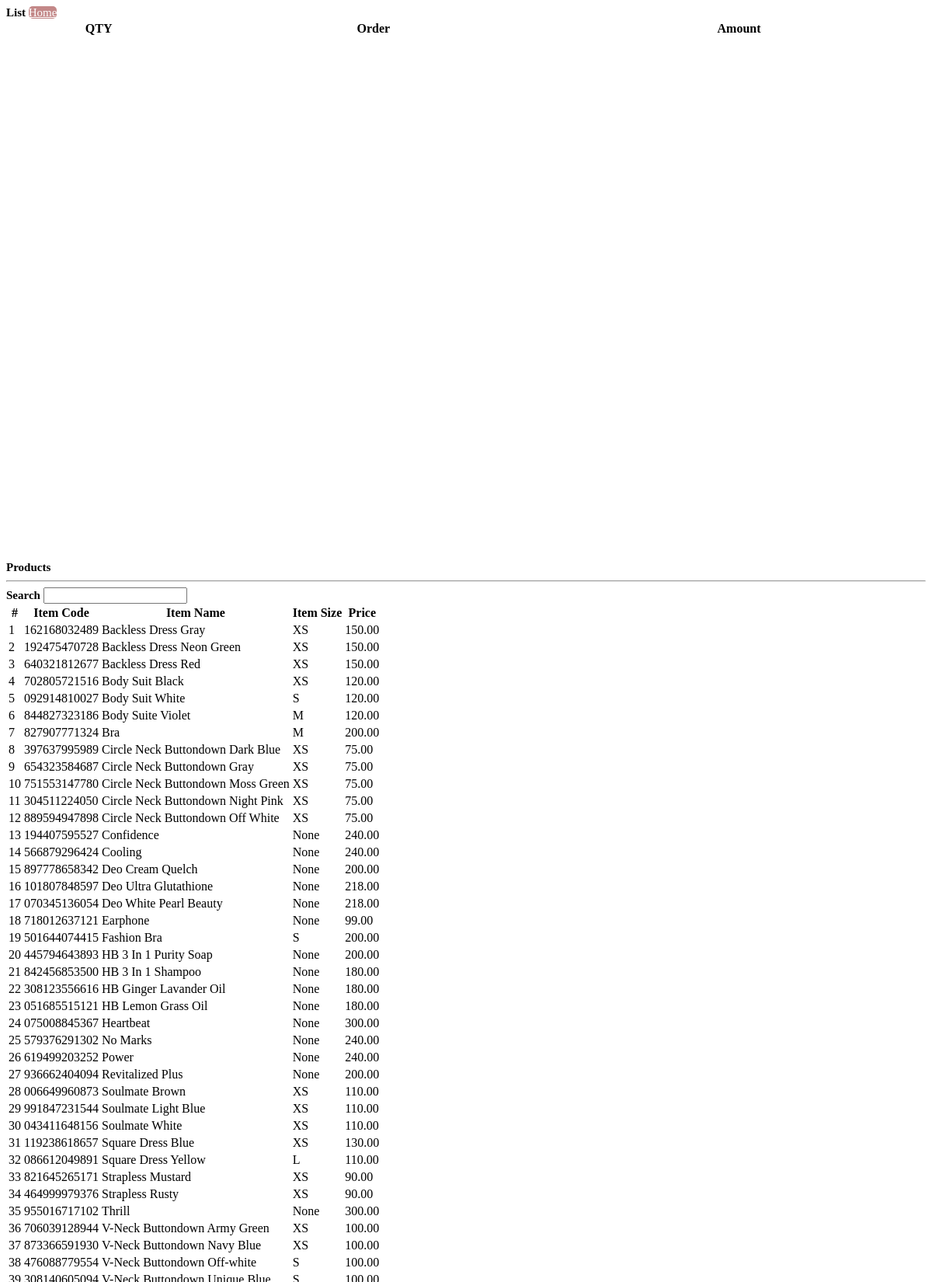
The page /POS-home.php (upper part) on the database its author committed.
### tables this page shows
CREATE TABLE `items` (
  `id` int(30) NOT NULL,
  `supplier_id` int(30) DEFAULT NULL,
  `item_code` varchar(100) NOT NULL,
  `name` varchar(200) NOT NULL,
  `description` text NOT NULL,
  `size` varchar(10) NOT NULL,
  `price` float NOT NULL,
  `alert_min` int(10) NOT NULL DEFAULT 20,
  `alert_max` int(10) NOT NULL DEFAULT 100,
  `date_created` datetime NOT NULL DEFAULT current_timestamp()
);

### POS-home.php (the view, shortened to what this page needs)
<?php include '../db_connect.php' ?>
<div class="container-fluid o-field">
	<div class="row mt-3 ml-3 mr-3">
        <div class="col-lg-4">
           <div class="card">
                <div class="card-header text-black">
                    <b>List</b>
                <span class="float:right"><a class="btn btn-primary btn-sm col-sm-3 float-right" style="width:80px; border-radius:5px; background-color:#c38888; color:white; border-color:#c38888; height:25px; font-size:15px;"  href="../index.php" id="">
                    <i class="fa fa-home"></i> Home
                </a></span>
                </div>
               <div class="card-body">
            <form action="" id="manage-order">
                <div class="bg-white" id='o-list'>
                   <table class="table table-bordered bg-light">
                        <colgroup>
                            <col width="20%">
                            <col width="40%">
                            <col width="40%">
                            <col width="5%">
                        </colgroup>
                       <thead>
                           <tr>
                               <th>QTY</th>
                               <th>Order</th>
                               <th>Amount</th>
                               <th></th>
                           </tr>
                       </thead>
                   </table>
                </div>
           </form>
               </div>
           </div>
        </div>
        <div class="col-lg-8  p-field">
            <div class="card">
                <div class="card-header  text-black">
                    <b>Products</b>
                </div>
                <div class="card-body d-flex"  id='prod-list'>
                    <div class="col-md-12 h-100 bg-white"  style="overflow:auto">
                        <hr>
                        <div class="d-flex w-100 mb-2" >
                            <label for=""class="text-dark col-sm-2"><b>Search</b></label>
                            <input type="text" class="form-control form-control-sm col-sm-10" id="filter">
                        </div>
                        <table class="table table-bordered table-hover bg-white"  id="p-list">
                          <thead>
                            <tr>
                              <th class="text-center">#</th>
                              <th class="text-center">Item Code</th>
                              <th class="text-center">Item Name</th>
                              <th class="text-center">Item Size</th>
                              <th class="text-center">Price</th>
                            </tr>
                          </thead>
                          <tbody>
                            <?php
                              $i = 1;
                              $items = $conn->query("SELECT * FROM items order by name asc");
                              while($row=$items->fetch_assoc()):
                            ?>
                            <tr data-id="<?php echo $row['id'] ?>" class="p-item" data-json='<?php echo json_encode($row) ?>'>
                              <td class="text-center"><?php echo $i++; ?></td>
                              <td><?php echo $row['item_code'] ?></td>
                              <td><?php echo ucwords($row['name']) ?></td>
                              <td><?php echo $row['size'] ?></td>
                              <td class="text-right"><?php echo number_format($row['price'],2) ?></td>
                            </tr>
                            <?php endwhile; ?>
                          </tbody>
                        </table>
                    </div>
                </div>
            </div>
        </div>
    </div>
</div>

### POS-home.php (style rules this page uses)
#o-list { height: calc(87%); overflow: auto; }
#p-list tbody tr { cursor: pointer }
.card { border-color:#ee959e; font-family: 'Raleway', sans-serif; font-family: 'Roboto Slab', serif; border-radius:10px; font-size:15px; }
.card-header { border-color:#ee959e; background-color:white; }

### rows shown on the page
items: item_code "162168032489", name "Backless Dress Gray", size "XS", price "150.00"
items: item_code "192475470728", name "Backless Dress Neon Green", size "XS", price "150.00"
items: item_code "640321812677", name "Backless Dress Red", size "XS", price "150.00"
items: item_code "702805721516", name "Body Suit Black", size "XS", price "120.00"
items: item_code "092914810027", name "Body Suit White", size "S", price "120.00"
items: item_code "844827323186", name "Body Suite Violet", size "M", price "120.00"
items: item_code "827907771324", name "Bra", size "M", price "200.00"
items: item_code "397637995989", name "Circle Neck Buttondown Dark Blue", size "XS", price "75.00"
items: item_code "654323584687", name "Circle Neck Buttondown Gray", size "XS", price "75.00"
items: item_code "751553147780", name "Circle Neck Buttondown Moss Green", size "XS", price "75.00"
items: item_code "304511224050", name "Circle Neck Buttondown Night Pink", size "XS", price "75.00"
items: item_code "889594947898", name "Circle Neck Buttondown Off White", size "XS", price "75.00"
items: item_code "194407595527", name "Confidence", size "None", price "240.00"
items: item_code "566879296424", name "Cooling", size "None", price "240.00"
items: item_code "897778658342", name "Deo Cream Quelch", size "None", price "200.00"
items: item_code "101807848597", name "Deo Ultra Glutathione", size "None", price "218.00"
items: item_code "070345136054", name "Deo White Pearl Beauty", size "None", price "218.00"
items: item_code "718012637121", name "Earphone", size "None", price "99.00"
items: item_code "501644074415", name "Fashion Bra", size "S", price "200.00"
items: item_code "445794643893", name "HB 3 In 1 Purity Soap", size "None", price "200.00"
items: item_code "842456853500", name "HB 3 In 1 Shampoo", size "None", price "180.00"
items: item_code "308123556616", name "HB Ginger Lavander Oil", size "None", price "180.00"
items: item_code "051685515121", name "HB Lemon Grass Oil", size "None", price "180.00"
items: item_code "075008845367", name "Heartbeat", size "None", price "300.00"
items: item_code "579376291302", name "No Marks", size "None", price "240.00"
items: item_code "619499203252", name "Power", size "None", price "240.00"
items: item_code "936662404094", name "Revitalized Plus", size "None", price "200.00"
items: item_code "006649960873", name "Soulmate Brown", size "XS", price "110.00"
items: item_code "991847231544", name "Soulmate Light Blue", size "XS", price "110.00"
items: item_code "043411648156", name "Soulmate White", size "XS", price "110.00"
items: item_code "119238618657", name "Square Dress Blue", size "XS", price "130.00"
items: item_code "086612049891", name "Square Dress Yellow", size "L", price "110.00"
items: item_code "821645265171", name "Strapless Mustard", size "XS", price "90.00"
items: item_code "464999979376", name "Strapless Rusty", size "XS", price "90.00"
items: item_code "955016717102", name "Thrill", size "None", price "300.00"
items: item_code "706039128944", name "V-Neck Buttondown Army Green", size "XS", price "100.00"
items: item_code "873366591930", name "V-Neck Buttondown Navy Blue", size "XS", price "100.00"
items: item_code "476088779554", name "V-Neck Buttondown Off-white", size "S", price "100.00"
